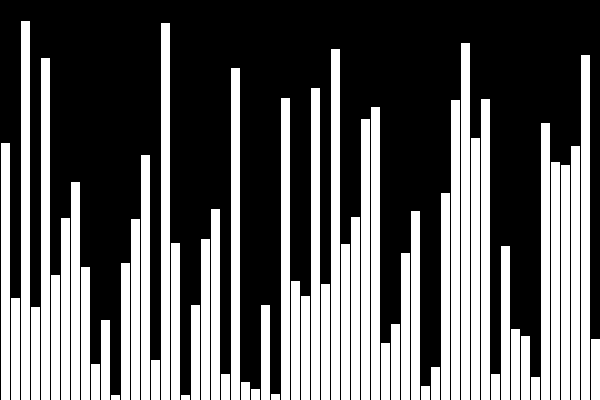
Frame 1 (no input)
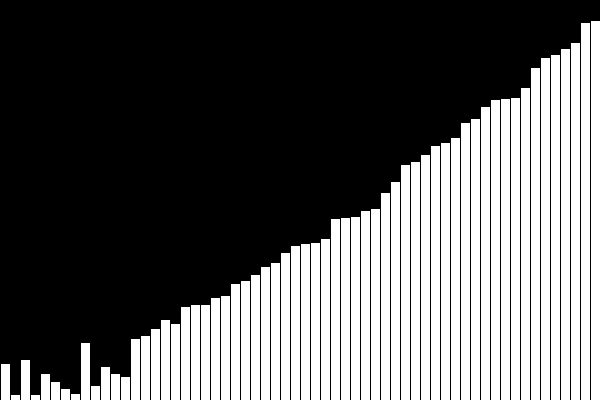
Frame 60 (the mouse pressed at the canvas centre just before this capture)
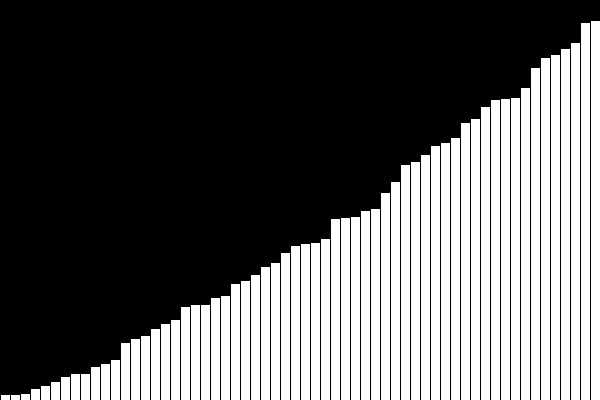
Frame 120 (the mouse held since frame 60 and released just before this capture)

The Processing sketch that drew these frames (run headless with seeded random() and noise(); from frame 60 on, the mouse is pressed at the canvas centre):

// Processing sketch: ALGORITMO_QUICSHORT
// ── ALGORITMO_QUICSHORT.pde
int[] valores;
ArrayList<int[]> stack = new ArrayList<int[]>(); 
boolean ordenado = false;

void setup() {
  size(600, 400);
  valores = new int[width / 10];
  for (int i = 0; i < valores.length; i++) {
    valores[i] = int(random(height));
  }
  frameRate(10);
  
  // Inicializar el stack con el primer rango
  stack.add(new int[]{0, valores.length - 1});
}

void draw() {
  background(0);
  
  // Dibujar los valores como barras
  for (int k = 0; k < valores.length; k++) {
    fill(255);
    rect(k * 10, height - valores[k], 10, valores[k]);
  }

  // Algoritmo Quicksort paso a paso
  if (!ordenado && stack.size() > 0) {
    int[] range = stack.remove(stack.size() - 1);
    int low = range[0], high = range[1];

    if (low < high) {
      int pivotIndex = partition(valores, low, high);
      stack.add(new int[]{low, pivotIndex - 1});
      stack.add(new int[]{pivotIndex + 1, high});
    }
  } else {
    ordenado = true;
  }
}

int partition(int[] arr, int low, int high) {
  int pivot = arr[high];
  int i = low - 1;
  
  for (int j = low; j < high; j++) {
    if (arr[j] < pivot) {
      i++;
      int temp = arr[i];
      arr[i] = arr[j];
      arr[j] = temp;
    }
  }
  
  int temp = arr[i + 1];
  arr[i + 1] = arr[high];
  arr[high] = temp;
  
  return i + 1;
}
